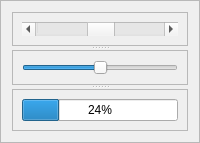
                    <widget class="QFrame" name="frame">
                     <property name="frameShape">
                      <enum>QFrame::StyledPanel</enum>
                     </property>
                     <property name="frameShadow">
                      <enum>QFrame::Raised</enum>
                     </property>
                     <layout class="QGridLayout" name="gridLayout_5">
                      <item row="0" column="0">
                       <widget class="QSplitter" name="splitter_3">
                        <property name="orientation">
                         <enum>Qt::Vertical</enum>
                        </property>
                        <widget class="QFrame" name="frame_3">
                         <property name="frameShape">
                          <enum>QFrame::StyledPanel</enum>
                         </property>
                         <property name="frameShadow">
                          <enum>QFrame::Raised</enum>
                         </property>
                         <layout class="QGridLayout" name="gridLayout_12">
                          <item row="0" column="0">
                           <widget class="QScrollBar" name="horizontalScrollBar_2">
                            <property name="value">
                             <number>50</number>
                            </property>
                            <property name="orientation">
                             <enum>Qt::Horizontal</enum>
                            </property>
                           </widget>
                          </item>
                         </layout>
                        </widget>
                        <widget class="QFrame" name="frame_4">
                         <property name="frameShape">
                          <enum>QFrame::StyledPanel</enum>
                         </property>
                         <property name="frameShadow">
                          <enum>QFrame::Raised</enum>
                         </property>
                         <layout class="QGridLayout" name="gridLayout_15">
                          <item row="0" column="0">
                           <widget class="QSlider" name="horizontalSlider_2">
                            <property name="value">
                             <number>50</number>
                            </property>
                            <property name="orientation">
                             <enum>Qt::Horizontal</enum>
                            </property>
                           </widget>
                          </item>
                         </layout>
                        </widget>
                        <widget class="QFrame" name="frame_5">
                         <property name="frameShape">
                          <enum>QFrame::StyledPanel</enum>
                         </property>
                         <property name="frameShadow">
                          <enum>QFrame::Raised</enum>
                         </property>
                         <layout class="QGridLayout" name="gridLayout_19">
                          <item row="0" column="0">
                           <widget class="QProgressBar" name="progressBar_2">
                            <property name="value">
                             <number>24</number>
                            </property>
                           </widget>
                          </item>
                         </layout>
                        </widget>
                       </widget>
                      </item>
                     </layout>
                    </widget>
